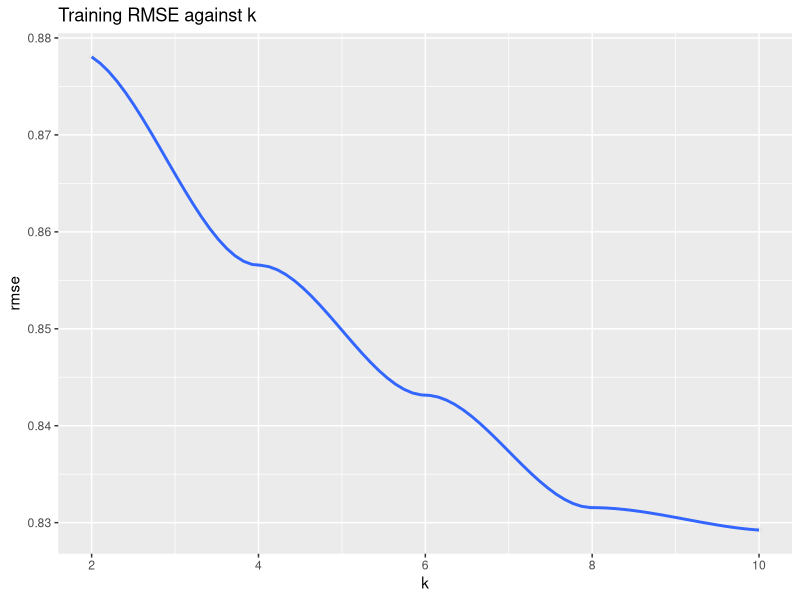
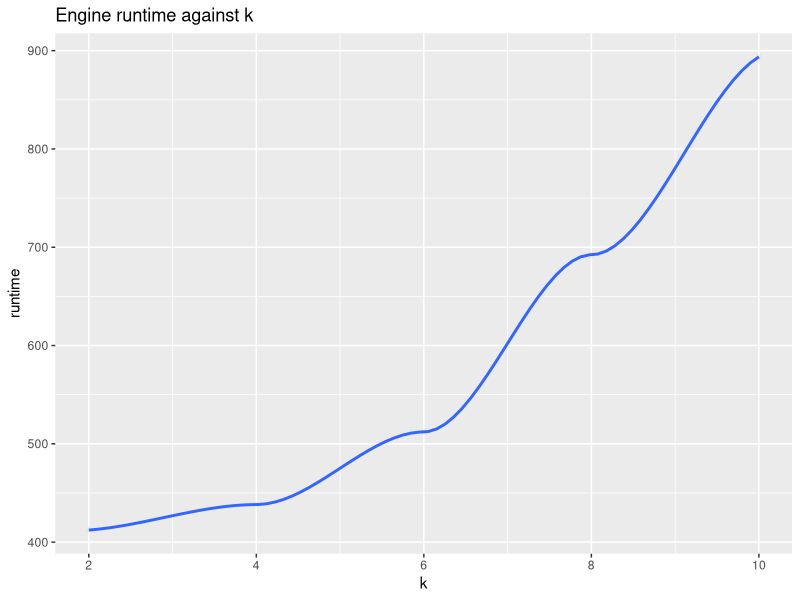
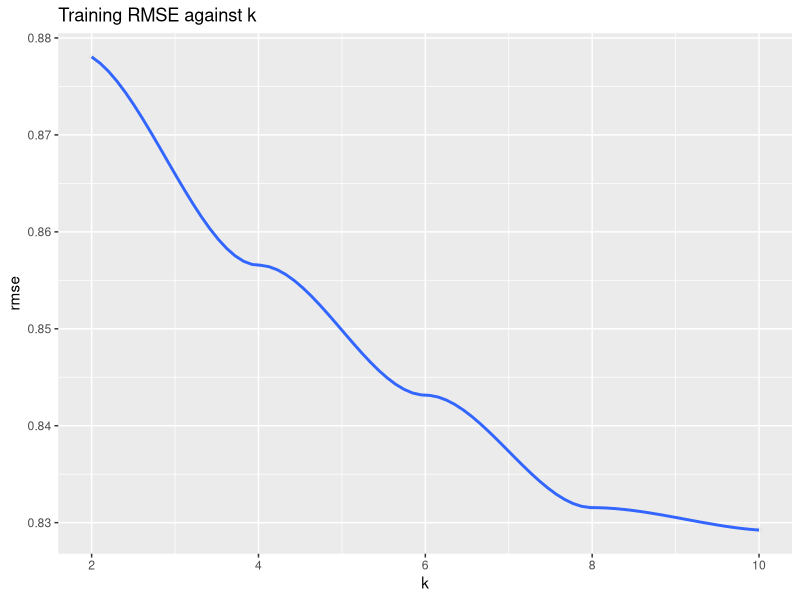
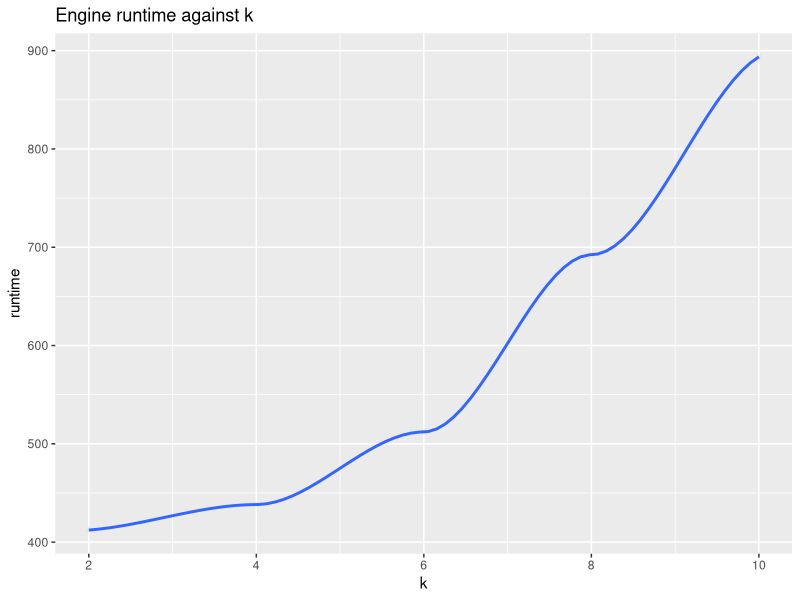

These figures' R source, in order:
library(ggplot2)

setwd('/Users/deflaux/rework/projects/CollaborativeFiltering')
set.seed(42)

# 4.2 (a)
k = c(2,4,6,8,10)
rmse = c(0.8780483482699089,0.8565597271426147,0.8431536979900152,0.8315517218713753,0.8292356981915701)
runtime = c(412.273, 438.217, 512.128, 692.346, 893.649)
# k2
# Engine finished in: 412.273 secs.
# 9:40:06 AM ALS main - INFO:   Train RMSE: 0.8780483482699089, total edges:99072112
# k4
# 9:57:22 AM engine run - INFO:   Engine finished in: 438.217 secs.
# 9:57:22 AM ALS main - INFO:   Train RMSE: 0.8565597271426147, total edges:99072112
# k6 
# 11:16:53 AM engine run - INFO:   Engine finished in: 512.128 secs.
# 11:16:53 AM ALS main - INFO:   Train RMSE: 0.8431536979900152, total edges:99072112
# k8
# 11:46:50 AM engine run - INFO:   Engine finished in: 692.346 secs.
# 11:46:50 AM ALS main - INFO:   Train RMSE: 0.8315517218713753, total edges:99072112
# k10
# 12:54:59 PM engine run - INFO:   Engine finished in: 893.649 secs.
# 12:54:59 PM ALS main - INFO:   Train RMSE: 0.8292356981915701, total edges:99072112

qplot(k, rmse,    
      geom=c("point", "smooth"), alpha=I(1/50),
      main='Training RMSE against k')
ggsave("rmseVersusK.jpg")

qplot(k, runtime,    
      geom=c("point", "smooth"), alpha=I(1/50),
      main='Engine runtime against k')
ggsave("runtimeVersusK.jpg")

